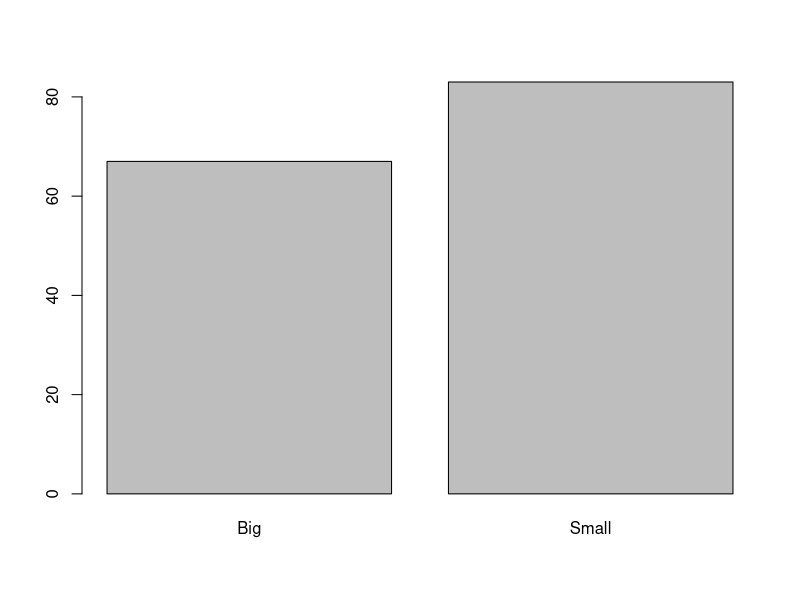
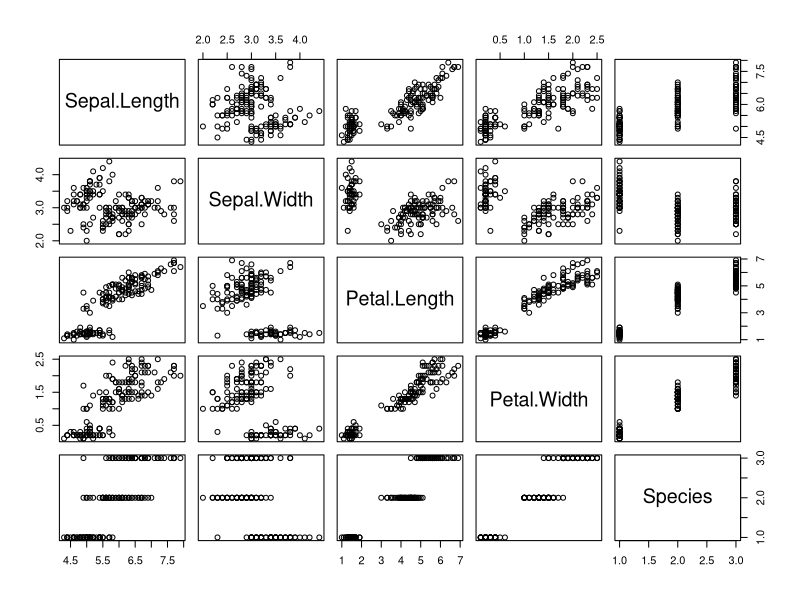

Generate these figures, in order, with R:
# R dataframe
df <- iris
str(df)
class(df)
dim(df)
nrow(df)
ncol(df)
head(df)

rownames(df)
colnames(df)

v <- c(85, 77, 96)
v

names(v)
names(v) <- c("Kor", "Eng", "Math")
names(v)
v

v["Kor"]
v[c("Eng", "Math")]

# 새로운 데이터프레임 만들고 조건을 준 후 그래프 그리기
df$Sepal.Length
df$Sepal.Width

df$Sepal.Sum <- df$Sepal.Length + df$Sepal.Width
df$Sepal.Sum

df$Sepal.Sep <- ifelse(df$Sepal.Sum > mean(df$Sepal.Sum), "Big", "Small")

str(df)

df$Sepal.Sep <- factor(df$Sepal.Sep)
str(df)
levels(df$Sepal.Sep)
ss <- table(df$Sepal.Sep)
barplot(ss)


# 미국 주 데이터
?state.x77
class(state.x77)
is.data.frame(state.x77)
st <- as.data.frame(state.x77)
str(st)
dim(st)
head(st)

rownames(st)

plot(iris)
